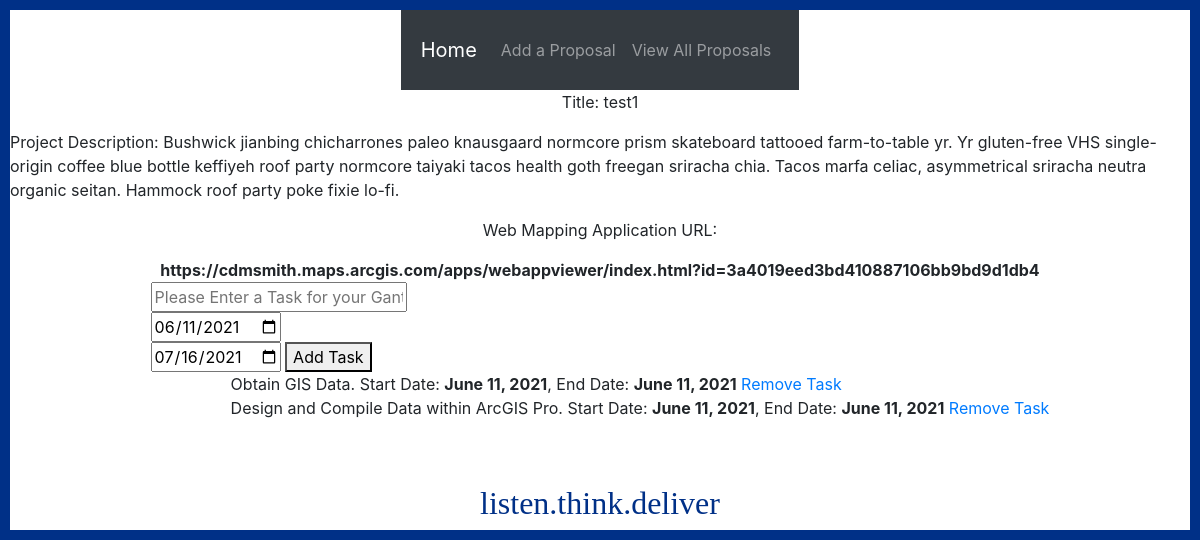
Page /details/1 on the earlier database version.
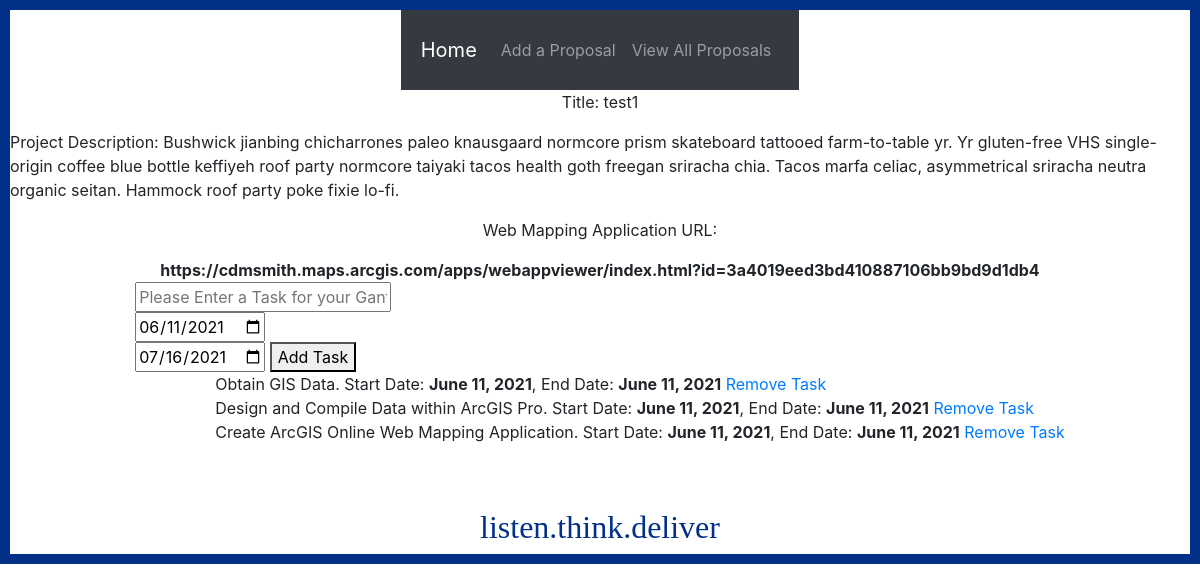
Same page on the later database version.
### Capstone_app/models.py (models this page shows, shortened)
class Proposal(models.Model):
    title = models.CharField(max_length=200)
    project_description = models.TextField(max_length=1000)
    map_id = models.URLField(max_length=200)
    project_date_start = models.DateField(default=datetime.datetime.now)
    project_date_end = models.DateField(default=datetime.datetime.now)
    gantt_title = models.CharField(max_length=100, null=True, blank=True)
    gantt_date_start = models.DateField(default=datetime.datetime.now)
    gantt_date_end = models.DateField(default=datetime.datetime.now)
    user = models.ForeignKey(
        User, on_delete=models.CASCADE, null=True, blank=True)

class Task(models.Model):
    taskItem = models.TextField()
    task_id = models.ForeignKey(Proposal, on_delete=models.CASCADE)
    gantt_date_start = models.DateField(default=datetime.datetime.now)
    gantt_date_end = models.DateField(default=datetime.datetime.now)

### Capstone_app/views.py (the view)
# urls.py: path('details/<int:id>', views.see_details, name = 'see_details'),
def see_details(request, id):
    details = Proposal.objects.get(id=id)
    context = {
        "details": details,
        "tasks": tasks
    }
    return render(request, 'pages/details.html', context)

### templates/pages/details.html (shortened to what this page needs)
{% extends 'base.html' %} {% block content %}
<p>Title: {{details.title}}</p>
<p>Project Description: {{details.project_description}}</p>
<p>Web Mapping Application URL: </p>
<b>{{details.map_id}}</b>
<form action="{% url 'add_task' details.id %}" method="POST">
<input
    type="text"
    name="gantt_title"
    placeholder="Please Enter a Task for your Gantt Chart"
  />
  <br />
<input
  type="date"
  id="start"
  name="gantt_date_start"
  value="2021-06-11"
  min="2021-01-01"
  max="2030-12-31"
/>
<br />
<input
  type="date"
  id="end"
  name="gantt_date_end"
  value="2021-07-16"
  min="2021-01-01"
  max="2030-12-31"
/>
<a><button type="submit">Add Task</button></a>
<ul>
  {% for t in details.task_set.all %}
  <ul>
    {{t.taskItem}}. Start Date: <b>{{t.gantt_date_start}}</b>, End Date: <b>{{t.gantt_date_end}}</b>
    <a name="delete_task" href="{% url 'delete_task' t.id %}">Remove Task</a>
  </ul>
  {% endfor %}
</ul>
<br /><br />
</form>
{% endblock %}

### templates/base.html (shortened to what this page needs)
{% load static %}
<!DOCTYPE html>
<html lang="en">
  <head>
    <link rel="stylesheet" href="{% static 'css/site.css' %}" />
    <link
      rel="stylesheet"
      href="https://stackpath.bootstrapcdn.com/bootstrap/4.3.1/css/bootstrap.min.css"
    />
  </head>
  <body>
    <nav
      style="padding: 20px"
      class="navbar navbar-expand-lg navbar-dark bg-dark main-nav"
    >
      <a class="navbar-brand" href="{%url 'home'%}">Home</a>
      <div class="collapse navbar-collapse" id="navbarSupportedContent">
        <ul class="nav navbar-nav ml-auto">
          <li class="nav-item navbar-link profile">
            <a class="nav-link" href="{% url 'add_proposal' %}"
              >Add a Proposal</a
            >
          </li>
          <li class="nav-item navbar-link profile">
            <a class="nav-link" href="{% url 'proposals' %}"
              >View All Proposals</a
            >
          </li>
        </ul>
      </div>
    </nav>
    {% block content %} {% endblock %}
  </body>
  <a href="https://cdmsmith.com/en/About-Us" target="_blank"
  ><h2>listen.think.deliver</h2></a>
</html>

### static/css/site.css (style rules this page uses)
body { background-color: white; font-family: "Myriad Pro"; display: flex; flex-direction: column; justify-content: center; align-items: center; }
body:before, body:after { content: ""; position: fixed; background: rgb(0, 48, 135); left: 0; right: 0; height: 10px; }
body:before { top: 0; }
body:after { bottom: 0; }
body { border-left: 10px solid rgb(0, 48, 135); border-right: 10px solid rgb(0, 48, 135); border-bottom: 10px solid rgb(0, 48, 135); border-top: 10px solid rgb(0, 48, 135); }
h2 { color: rgb(0, 48, 135); font-family: "Myriad Pro"; display: flex; flex-direction: column; justify-content: center; align-items: center; }

Differences in the rows shown:
added Task: taskItem "Create ArcGIS Online Web Mapping Application", gantt_date_start "June 11, 2021", gantt_date_end "June 11, 2021"
